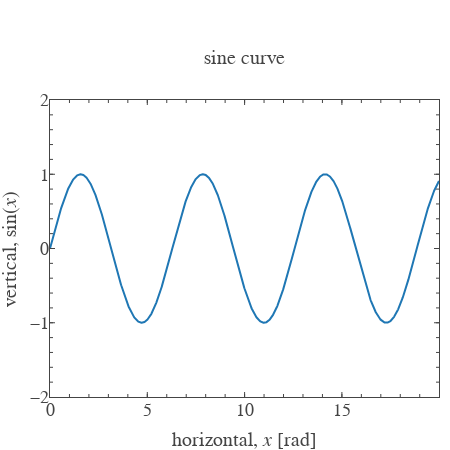

Notebook source saved alongside this figure:
### Code cell
plt.show(scatter_list)

### Figure 1 — Plotly figure (JSON) as saved in the notebook; plotly's stock layout.template omitted (floating-point values rounded to 4 significant figures; data arrays with more than 128 entries replaced by an {"elided": "..."} marker saying what was removed)
{"data": [{"type": "scatter", "uid": "0d4337ab-ea7c-4741-8f0d-0f8ab9d89f97", "x": {"elided": "2000 float values"}, "y": {"elided": "2000 float values"}}, {"type": "scatter", "uid": "95f3b7fa-0581-48fe-92a7-09b2e7e070e2", "visible": false, "xaxis": "x101", "yaxis": "y101"}, {"type": "scatter", "uid": "0e80e23f-badc-4700-911e-c41ab45f572b", "visible": false, "xaxis": "x201", "yaxis": "y201"}], "layout": {"annotations": [{"font": {"family": "Arial", "size": 20}, "name": "title", "showarrow": false, "text": "sine curve", "x": 0.5, "xanchor": "center", "xref": "paper", "y": 1, "yanchor": "bottom", "yref": "paper", "yshift": 30}], "font": {"family": "Arial", "size": 18}, "height": 450, "margin": {"b": 10, "l": 10, "r": 10}, "titlefont": {"family": "Arial", "size": 20}, "width": 450, "xaxis": {"automargin": true, "dtick": 5, "hoverformat": ".f", "range": [0, 19.99], "showgrid": false, "showline": false, "showticklabels": true, "ticklen": 5, "ticks": "inside", "title": "horizontal, <i>x</i> [rad]", "titlefont": {"family": "Arial", "size": 20}, "zeroline": false}, "xaxis101": {"anchor": "y", "automargin": true, "dtick": 5, "overlaying": "x", "range": [0, 19.99], "scaleanchor": "x", "showgrid": false, "showline": false, "showticklabels": false, "side": "top", "ticklen": 5, "ticks": "inside", "zeroline": false}, "xaxis201": {"anchor": "y", "automargin": true, "dtick": 1, "mirror": "ticks", "overlaying": "x", "range": [0, 19.99], "scaleanchor": "x", "showgrid": false, "showline": true, "showticklabels": false, "ticklen": 3, "ticks": "inside", "zeroline": false}, "yaxis": {"automargin": true, "dtick": 1, "hoverformat": ".f", "range": [-2, 2], "showgrid": false, "showline": false, "showticklabels": true, "ticklen": 5, "ticks": "inside", "title": "vertical, <i></i>sin<i></i>(<i>x</i>)<i></i>", "titlefont": {"family": "Arial", "size": 20}, "zeroline": false}, "yaxis101": {"anchor": "x", "automargin": true, "dtick": 1, "overlaying": "y", "range": [-2, 2], "scaleanchor": "y", "showgrid": false, "showline": false, "showticklabels": false, "side": "right", "ticklen": 5, "ticks": "inside", "zeroline": false}, "yaxis201": {"anchor": "x", "automargin": true, "dtick": 0.2, "mirror": "ticks", "overlaying": "y", "range": [-2, 2], "scaleanchor": "y", "showgrid": false, "showline": true, "showticklabels": false, "ticklen": 3, "ticks": "inside", "zeroline": false}}}
